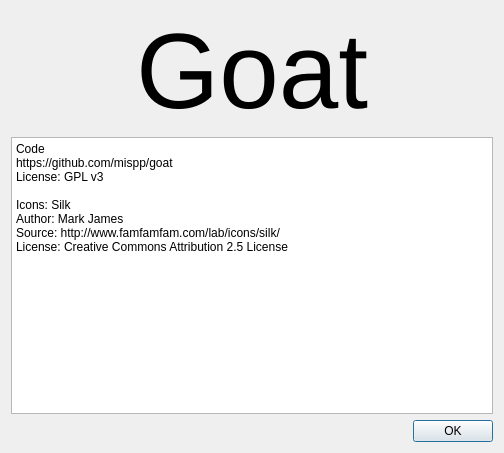
<?xml version="1.0" encoding="UTF-8"?>
<ui version="4.0">
 <class>AboutDialog</class>
 <widget class="QDialog" name="AboutDialog">
  <property name="geometry">
   <rect>
    <x>0</x>
    <y>0</y>
    <width>504</width>
    <height>453</height>
   </rect>
  </property>
  <property name="windowTitle">
   <string>Dialog</string>
  </property>
  <layout class="QVBoxLayout" name="verticalLayout">
   <item>
    <widget class="QLabel" name="label">
     <property name="font">
      <font>
       <pointsize>80</pointsize>
      </font>
     </property>
     <property name="text">
      <string>Goat</string>
     </property>
     <property name="alignment">
      <set>Qt::AlignCenter</set>
     </property>
     <property name="margin">
      <number>60</number>
     </property>
    </widget>
   </item>
   <item>
    <widget class="QPlainTextEdit" name="plainTextEdit">
     <property name="plainText">
      <string>Code
https://github.com/mispp/goat
License: GPL v3

Icons: Silk
Author: Mark James
Source: http://www.famfamfam.com/lab/icons/silk/
License: Creative Commons Attribution 2.5 License</string>
     </property>
    </widget>
   </item>
   <item>
    <widget class="QDialogButtonBox" name="buttonBox">
     <property name="orientation">
      <enum>Qt::Horizontal</enum>
     </property>
     <property name="standardButtons">
      <set>QDialogButtonBox::Ok</set>
     </property>
    </widget>
   </item>
  </layout>
 </widget>
 <resources/>
 <connections>
  <connection>
   <sender>buttonBox</sender>
   <signal>accepted()</signal>
   <receiver>AboutDialog</receiver>
   <slot>accept()</slot>
   <hints>
    <hint type="sourcelabel">
     <x>248</x>
     <y>254</y>
    </hint>
    <hint type="destinationlabel">
     <x>157</x>
     <y>274</y>
    </hint>
   </hints>
  </connection>
  <connection>
   <sender>buttonBox</sender>
   <signal>rejected()</signal>
   <receiver>AboutDialog</receiver>
   <slot>reject()</slot>
   <hints>
    <hint type="sourcelabel">
     <x>316</x>
     <y>260</y>
    </hint>
    <hint type="destinationlabel">
     <x>286</x>
     <y>274</y>
    </hint>
   </hints>
  </connection>
 </connections>
</ui>
